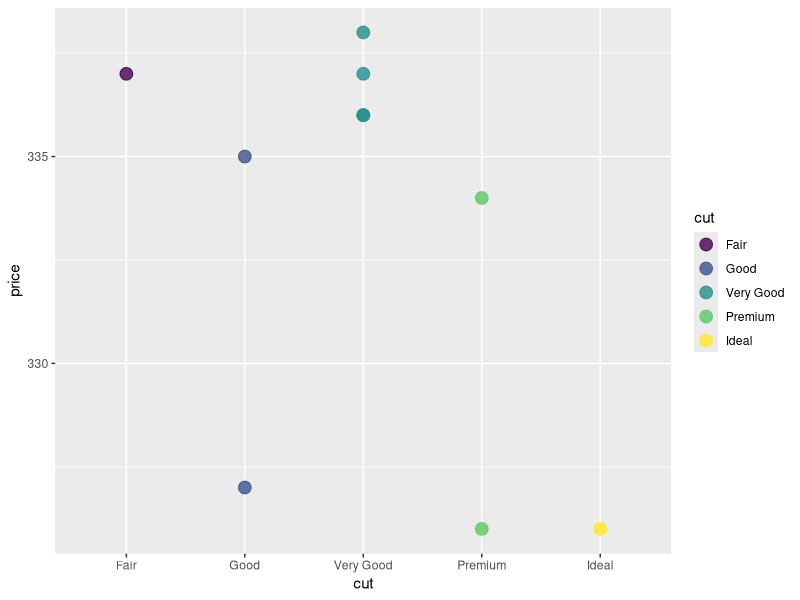
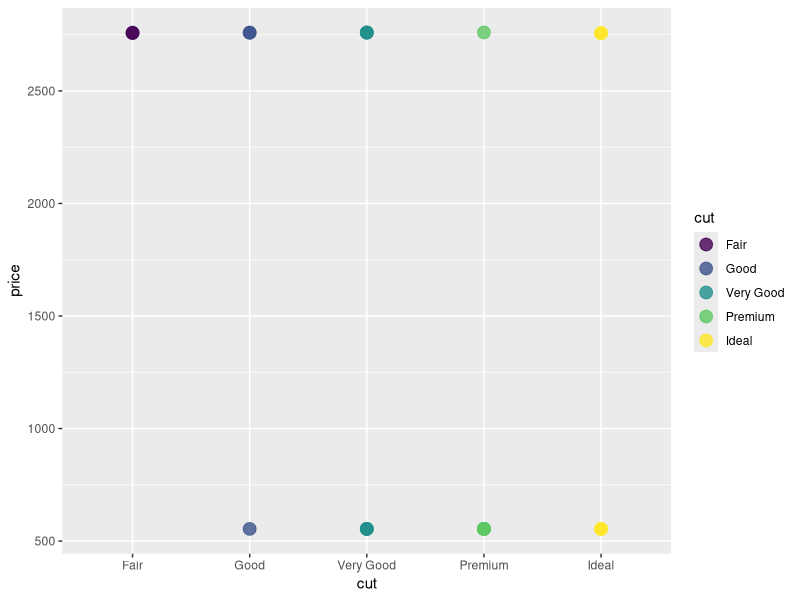
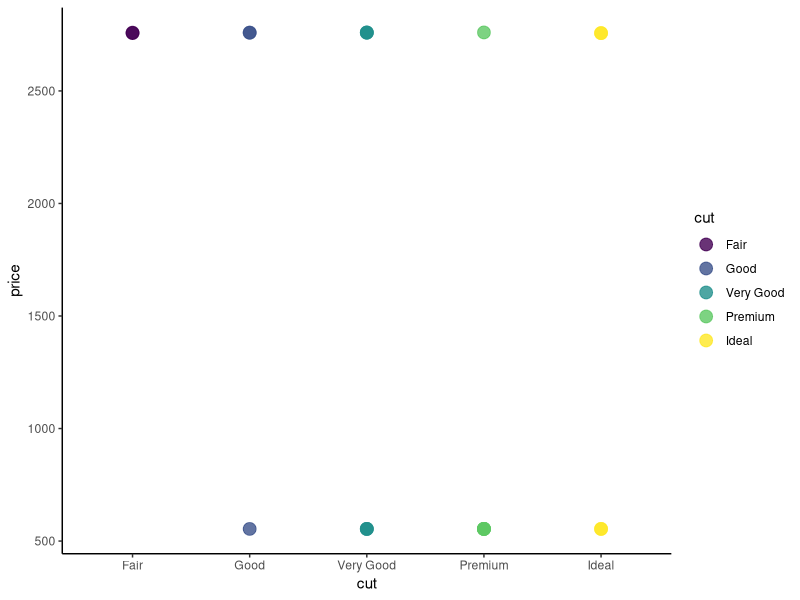
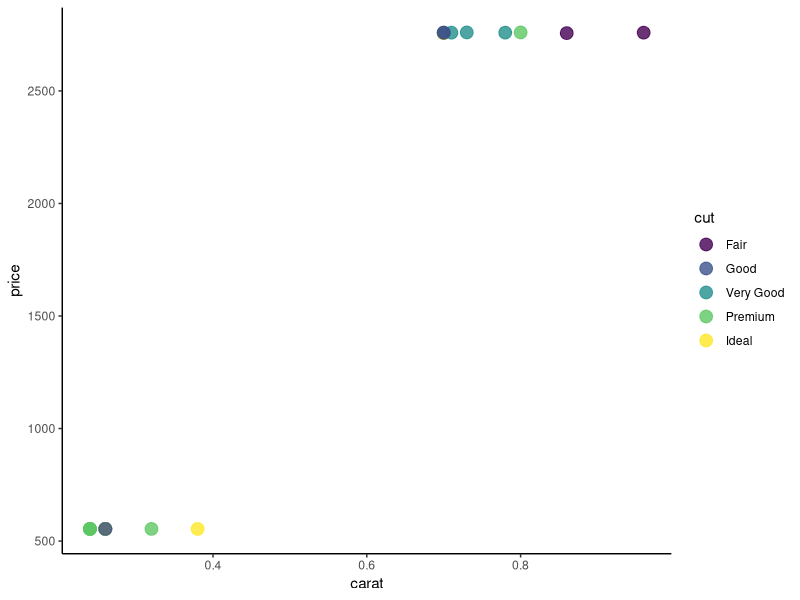
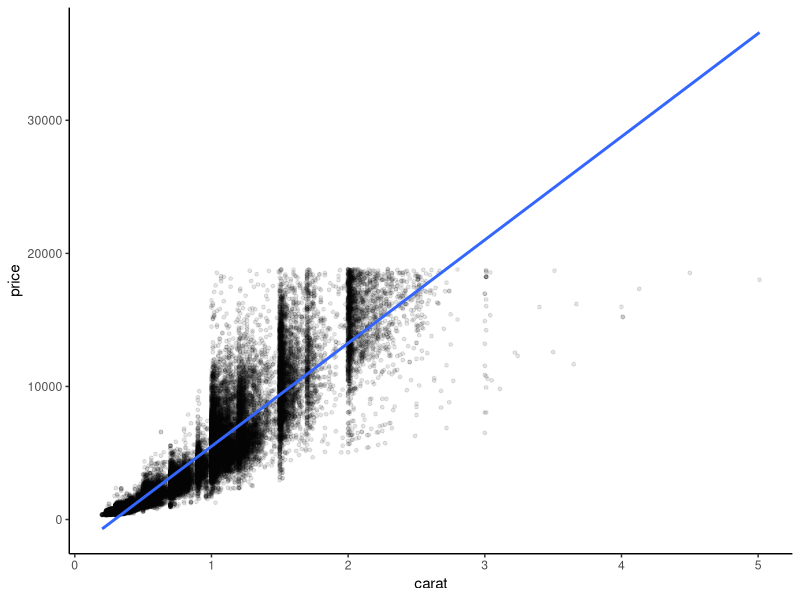

Write the R code that produced these figures, in order.
## ---- chunk 1

#To read some pieces of code that other people have already written, we can borrow those codebooks from the R library. 

#Here, we borrow some instructions for making plots, which also includes the sample dataset called 'diamonds', by calling up the code using the 'library' function:  
library(ggplot2)

#This is like checking out a codebook from the library - you get to keep it at hand as long as you're working in this space.

#The 'head' command in bash has the same name in R, but it is a function too: 
head(diamonds)

#To change the number of rows displayed, it looks like this: 
head(diamonds, n=10)

#We also talked about how the function nrow() works just like the bash command (word count) that tells us how many lines are in a file: wc -l
nrow(diamonds)
## ---- chunk 2

#This is an example of some student code where they were looking for all the "Good" diamonds: pretty close! 
diamonds[grep("Good",diamonds)]

#Putting results in a variable is good practice if we want to us them later. 

# Use the '<-' combined symbol to "stuff" your code result from the right side into the variable on the left side. You can name the variable whatever you want! We named it 'stud' here: 
stud <- diamonds[grep("Good",diamonds)]

#Let us make a few modifications. 
#First, let's specify that we are looking in rows with a comma after the grep command
#Then let's grep for the pattern in the "cut" column only. 

#To use column information inside the function, we can use SYNTAX like this:
#diamonds$cut. That calls the column "by its name". 

stud2 <- diamonds[grep("Good",diamonds$cut),]
stud2

#Here is a student example of "subsetting" a dataset. 
#This can be a good idea to figure out how the commands work by using smaller datasets.
diamonds[1:10, c("cut","price")] -> dia
dia

#The student code works, but the more typical way to write this is in R is to put the variable name first and the instructions second: 

dia2 <- diamonds[1:10, c("cut", "price")]
dia2


#Much like the 'MATCH' function in excel, the grep function in R returns the index of the matches. 
#Consider this grep function, which searches for the word 'Premium' in the dataframe 'dia2'. Where does it say the matches are? 
matches <- grep("Premium", dia2$cut)
matches

#You should see all of the row numbers returned. So how do we get the information in the rows returned, instead of just which rows have a match? 

#We might try to just use the returned indexes to grab rows: 
dia2[matches,]

#That works! 

#You could also try using the combine function we saw earlier, because we got more than one row number back: 
dia2[c(matches),]

#That works too!

#Finally, let's see if we can stuff the function inside the dataframe to select the right rows, alll in one line of code: 
dia2[grep("Premium", dia2$cut), ]

#I hope you can see that there are LOTS of ways to do things 'right', not just LOTS of ways to get it a little wrong. 

#Another version of grep that students have tried is 'grepl', which returns something called a boolean. 

#Booleans are either 'TRUE' or 'FALSE' for each of the data items surveyed. 

#This could be useful, let's save that list of values in a variable and try some of the same steps as above. 

stud3 <- grepl("Premium", dia2$cut)
stud3
dia2[stud3,]

#Ah! Both booleans from grepl and indexes from grep work!

#Now, I told you the fun part was plotting. How do we? Try this code: 

ggplot(data = dia, aes(x = cut, y = price, color = cut)) +
  geom_point(alpha = 0.8, size =4)

#You'll notice we need to call out plotting function ggplot(). 

#The function needs a dataset (dia), and the variables to use get packaged into the 'aes()' function (aes = aesthetics; how modern!).

#The handy part of ggplot is that we can add-on instructions with extra functions using the '+' sign - kinda like buying upgrades, but free! 

#Here, we add-on upgrades to our datapoints using the function 'geom_point()' and give it a new color opacity using 'alpha' and a new point size using 'size'. Try to change some values and see what happens!  

#For the TASKS, I've created a subset of diamonds called diatask with this command: 

diatask <- diamonds[80:100, c(2,7)]
#print(diatask, n = 20) 

## ---- chunk 3
head (diatask)
#The variables in diatask are cut and price.
## ---- chunk 4
head(diatask, n = nrow(diatask))
## ---- chunk 5
diatask[diatask$price < 750, ]
## ---- chunk 6
# Sparkles is expected to have 10 rows.

print(diatask, n = nrow(diatask))

premium_rows <- diatask[grep("Premium", diatask$cut), ]
ideal_rows <- diatask[grep("Ideal", diatask$cut), ]

sparkles <- rbind(premium_rows, ideal_rows)

sparkles
nrow(sparkles)

# Yes, sparkles has 10 rows, which matches the original prediction.
## ---- chunk 7
ggplot(data = diatask, aes(x = cut, y = price, color = cut)) +
  geom_point(alpha = 0.8, size = 4)
## ---- chunk 8
ggplot(data = diatask, aes(x = cut, y = price, color = cut)) +
  geom_point(alpha = 0.8, size = 4) +
  theme_classic()

# Grey gridlines removed by adding theme_classic().
## ---- chunk 9
diasize <- diamonds[80:100, c("carat", "cut", "price")]

head(diasize)
## ---- chunk 10
ggplot(data = diasize, aes(x = carat, y = price, color = cut)) +
  geom_point(alpha = 0.8, size = 4) +
  theme_classic()
## ---- chunk 11
# The diatask and diasize plots only use 21 rows from the full diamonds so a conclusion about the real relationships between cut and price or carat and price can not be made.The rows were also selected by position, instead of randomly, so they may not represent the full dataset. Price can also be influenced/related to other variables, such as color, clarity, cut and carat.
## ---- chunk 12
carat_price <- diamonds[, c("carat", "price")]

ggplot(data = carat_price, aes(x = carat, y = price)) +
  geom_point(alpha = 0.1, size = 1) +
  geom_smooth(method = "lm", se = FALSE) +
  theme_classic()

# All rows from the diamonds dataset were used. The carat and price variables were also selected. The main reason why the full dataset was use because using the full dataset gives much stronger evidence about the relationship between the variables than using only 21 rows. I found that diamonds with larger carat values generally have higher prices. I was not surprised by the overall relationship, but I was surprised that diamonds with similar carat values can still have very different prices. This suggests that other diamond characteristics also affect price such as color and clarity of the diamonds.
